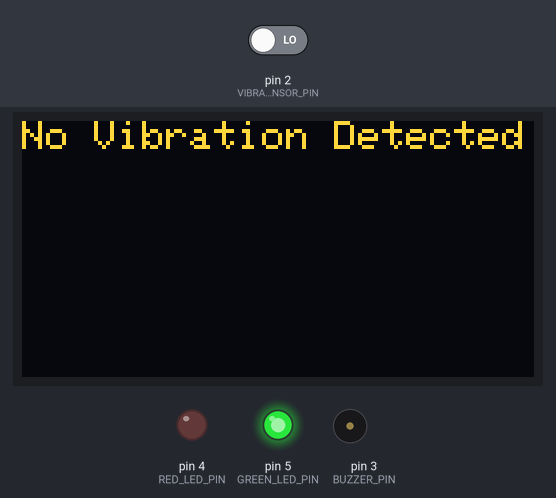
The sketch below on a simulated Arduino Uno, built with avr-gcc and run on an emulated ATmega328P. Shown: 128×64 one-colour display, output pins drawn as LEDs (lit = HIGH), buzzer (waves = sounding, pin HIGH). The test bench sets the inputs (shaded band); at power-on: pin 2 (VIBRATION_SENSOR_PIN) LOW. The OLED is the two-colour kind (top 16 rows yellow).

Above: at 1.2 s.
1.3 s: pin 2 (VIBRATION_SENSOR_PIN) driven HIGH
At 2.6 s:
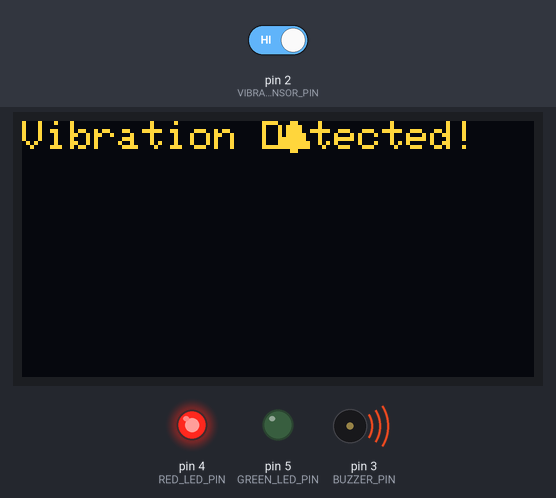
5.8 s: pin 2 (VIBRATION_SENSOR_PIN) driven LOW
At 7.2 s:
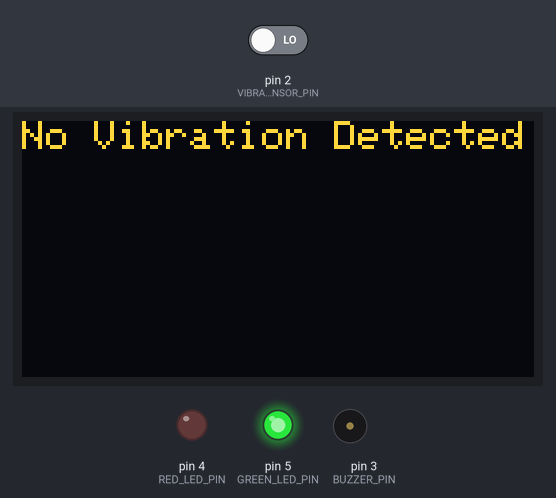
Timing chart, 0 to 8.8 s (numbered marks = the images above; inputs shaded):
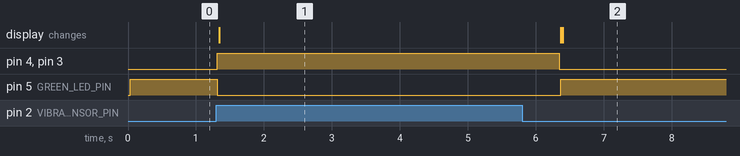

The sketch:

Vibration-Detection.ino
```cpp
#include <Wire.h>
#include <Adafruit_GFX.h>
#include <Adafruit_SSD1306.h>

#define SCREEN_WIDTH 128 // OLED display width
#define SCREEN_HEIGHT 64 // OLED display height

// Declaration for an SSD1306 display connected to I2C (SDA, SCL pins)
Adafruit_SSD1306 display(SCREEN_WIDTH, SCREEN_HEIGHT, &Wire);

#define VIBRATION_SENSOR_PIN 2
#define BUZZER_PIN 3
#define RED_LED_PIN 4
#define GREEN_LED_PIN 5

// Define the bell icon as a 8x8 bitmap
static const unsigned char PROGMEM bell_bmp[] =
{
  B00011000,
  B00111100,
  B00111100,
  B00111100,
  B01111110,
  B11111111,
  B11111111,
  B00011000
};

void setup() {
  pinMode(VIBRATION_SENSOR_PIN, INPUT);
  pinMode(BUZZER_PIN, OUTPUT);
  pinMode(RED_LED_PIN, OUTPUT);
  pinMode(GREEN_LED_PIN, OUTPUT);

  if(!display.begin(SSD1306_SWITCHCAPVCC, 0x3C)) { // Address 0x3C for 128x64
    Serial.println(F("SSD1306 allocation failed"));
    for(;;);
  }
  display.clearDisplay();
  display.setTextSize(1);
  display.setTextColor(WHITE);
  display.setCursor(0,0);
}

void loop() {
  int sensorValue = digitalRead(VIBRATION_SENSOR_PIN);
  if(sensorValue == HIGH) {
    digitalWrite(BUZZER_PIN, HIGH);
    digitalWrite(RED_LED_PIN, HIGH);
    digitalWrite(GREEN_LED_PIN, LOW);
    display.clearDisplay();
    display.setCursor(0,0);
    display.println("Vibration Detected!");
    display.drawBitmap(64, 0, bell_bmp, 8, 8, 1); // Draw the bell icon at (64,0)
    display.display();
    delay(5000); // buzzer beeps and LED glows for 5 seconds
    digitalWrite(BUZZER_PIN, LOW);
    digitalWrite(RED_LED_PIN, LOW);
    display.clearDisplay();
    display.display();
  } else {
    digitalWrite(GREEN_LED_PIN, HIGH);
    display.clearDisplay();
    display.setCursor(0,0);
    display.println("No Vibration Detected");
    display.display();
  }
}
```

Measured:
- after the input at 1.3 s, pin 4 (RED_LED_PIN), pin 3 (BUZZER_PIN): LOW → HIGH at once; pin 5 (GREEN_LED_PIN): HIGH → LOW at once; the display: changes at once (image 1)
- after the input at 5.8 s, pin 4 (RED_LED_PIN), pin 3 (BUZZER_PIN): goes on until 6.3 s, then stays LOW; pin 5 (GREEN_LED_PIN): LOW → HIGH after 0.57 s; the display: first differs from a run without the input after 0.60 s (image 2)
